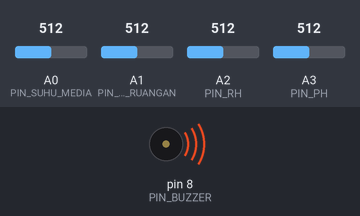
A sketch run on a simulated Arduino Uno, built with avr-gcc and run on an emulated ATmega328P. On the bench: buzzer (waves = sounding). The test bench sets the inputs (shaded band); at power-on: A0 (PIN_SUHU_MEDIA) = 512, A1 (PIN_SUHU_RUANGAN) = 512, A2 (PIN_RH) = 512, A3 (PIN_PH) = 512. What the sketch prints to the serial monitor is not drawn.

Above: at 0.1 s.
Timing chart, 0 to 1.6 s (numbered marks = the images above):
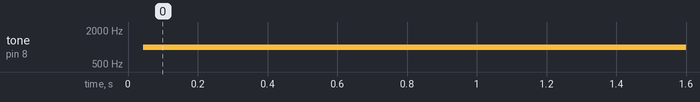

Measured:
- by itself, tone on pin 8 (PIN_BUZZER): silent → 1000 Hz at 0.04 s

The sketch:

fermentosense_tinkercad.ino
```cpp
/*
  FermentoSense - versi Tinkercad Circuits (Arduino Uno)

  A0 : TMP36 pertama   -> suhu media    (pengganti DS18B20)
  A1 : TMP36 kedua     -> suhu ruangan  (pengganti suhu DHT22)
  A2 : Potensiometer 1 -> kelembapan    (pengganti kelembapan DHT22), 0-100 %
  A3 : Potensiometer 2 -> pH            (pengganti sensor pH),        0-14
  D8 : Piezo buzzer    -> bunyi jika suhu media ATAU suhu ruangan > SUHU_MAX

  Keluaran Serial (9600 baud), satu baris per detik:
  T=31.2;A=29.0;H=74.0;PH=5.70
*/

const int PIN_SUHU_MEDIA = A0;
const int PIN_SUHU_RUANGAN = A1;
const int PIN_RH         = A2;
const int PIN_PH         = A3;
const int PIN_BUZZER     = 8;

const float SUHU_MAX = 38.0;   // batas suhu media (derajat C)

// Baca TMP36 dan ubah ke derajat Celsius (rata-rata 10 kali agar stabil)
float bacaTMP36(int pin) {
  long total = 0;
  for (int i = 0; i < 10; i++) {
    total += analogRead(pin);
    delay(2);
  }
  float volt = (total / 10.0) * 5.0 / 1023.0;
  return (volt - 0.5) * 100.0;
}

void setup() {
  Serial.begin(9600);
  pinMode(PIN_BUZZER, OUTPUT);
}

void loop() {
  float suhuMedia  = bacaTMP36(PIN_SUHU_MEDIA);
  float suhuRuangan = bacaTMP36(PIN_SUHU_RUANGAN);
  float kelembapan = analogRead(PIN_RH) * 100.0 / 1023.0;
  float ph         = analogRead(PIN_PH) * 14.0 / 1023.0;

  // Buzzer: berbunyi saat suhu media ATAU suhu ruangan > 38 C
  if (suhuMedia > SUHU_MAX || suhuRuangan > SUHU_MAX) {
    tone(PIN_BUZZER, 1000);
  } else {
    noTone(PIN_BUZZER);
  }

  Serial.print("T=");   Serial.print(suhuMedia, 1);
  Serial.print(";A=");  Serial.print(suhuRuangan, 1);
  Serial.print(";H=");  Serial.print(kelembapan, 1);
  Serial.print(";PH="); Serial.println(ph, 2);

  delay(1000);
}
```
